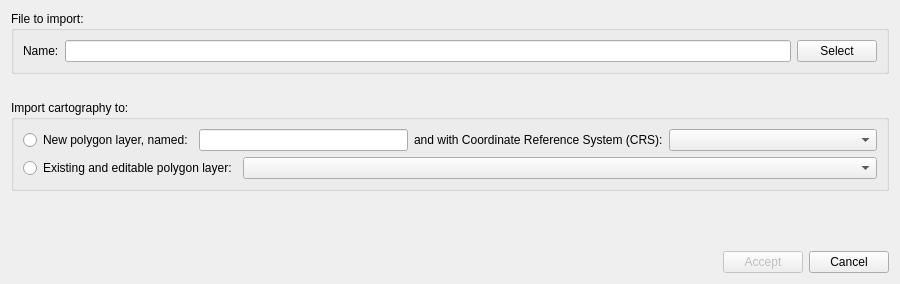
<?xml version="1.0" encoding="UTF-8"?>
<ui version="4.0">
 <class>ImportCartographyDialog</class>
 <widget class="QDialog" name="ImportCartographyDialog">
  <property name="windowModality">
   <enum>Qt::NonModal</enum>
  </property>
  <property name="geometry">
   <rect>
    <x>0</x>
    <y>0</y>
    <width>900</width>
    <height>284</height>
   </rect>
  </property>
  <property name="minimumSize">
   <size>
    <width>850</width>
    <height>284</height>
   </size>
  </property>
  <property name="maximumSize">
   <size>
    <width>16777215</width>
    <height>284</height>
   </size>
  </property>
  <property name="windowTitle">
   <string>Import cartography</string>
  </property>
  <property name="modal">
   <bool>false</bool>
  </property>
  <layout class="QVBoxLayout" name="verticalLayout">
   <item>
    <widget class="QGroupBox" name="groupBox_2">
     <property name="title">
      <string>File to import:</string>
     </property>
     <property name="flat">
      <bool>false</bool>
     </property>
     <layout class="QVBoxLayout" name="verticalLayout_3">
      <item>
       <layout class="QHBoxLayout" name="horizontalLayout_2">
        <item>
         <widget class="QLabel" name="label_file_name">
          <property name="text">
           <string>Name:</string>
          </property>
         </widget>
        </item>
        <item>
         <widget class="QLineEdit" name="lineEdit_file_name">
          <property name="toolTip">
           <string>You can select several files to import them at once</string>
          </property>
         </widget>
        </item>
        <item>
         <widget class="QPushButton" name="pushButton_select">
          <property name="text">
           <string>Select</string>
          </property>
          <property name="autoDefault">
           <bool>false</bool>
          </property>
         </widget>
        </item>
       </layout>
      </item>
      <item>
       <layout class="QHBoxLayout" name="horizontalLayout_6"/>
      </item>
     </layout>
    </widget>
   </item>
   <item>
    <spacer name="verticalSpacer">
     <property name="orientation">
      <enum>Qt::Vertical</enum>
     </property>
     <property name="sizeType">
      <enum>QSizePolicy::Fixed</enum>
     </property>
     <property name="sizeHint" stdset="0">
      <size>
       <width>20</width>
       <height>20</height>
      </size>
     </property>
    </spacer>
   </item>
   <item>
    <widget class="QGroupBox" name="groupBox">
     <property name="enabled">
      <bool>true</bool>
     </property>
     <property name="title">
      <string>Import cartography to:</string>
     </property>
     <layout class="QVBoxLayout" name="verticalLayout_2">
      <item>
       <layout class="QHBoxLayout" name="horizontalLayout_5">
        <item>
         <widget class="QRadioButton" name="radioButton_new_layer">
          <property name="sizePolicy">
           <sizepolicy hsizetype="Fixed" vsizetype="Fixed">
            <horstretch>0</horstretch>
            <verstretch>0</verstretch>
           </sizepolicy>
          </property>
          <property name="text">
           <string>New polygon layer, named:</string>
          </property>
          <property name="checked">
           <bool>false</bool>
          </property>
         </widget>
        </item>
        <item>
         <widget class="QLineEdit" name="lineEdit_new_layer">
          <property name="sizePolicy">
           <sizepolicy hsizetype="Minimum" vsizetype="Fixed">
            <horstretch>0</horstretch>
            <verstretch>0</verstretch>
           </sizepolicy>
          </property>
          <property name="toolTip">
           <string>If left blank, the plugin will use a sequential name</string>
          </property>
         </widget>
        </item>
        <item>
         <widget class="QLabel" name="label_crs">
          <property name="sizePolicy">
           <sizepolicy hsizetype="Fixed" vsizetype="Preferred">
            <horstretch>0</horstretch>
            <verstretch>0</verstretch>
           </sizepolicy>
          </property>
          <property name="text">
           <string>and with Coordinate Reference System (CRS):</string>
          </property>
         </widget>
        </item>
        <item>
         <widget class="QComboBox" name="comboBox_crs"/>
        </item>
       </layout>
      </item>
      <item>
       <layout class="QHBoxLayout" name="horizontalLayout">
        <item>
         <widget class="QRadioButton" name="radioButton_existing_layers">
          <property name="sizePolicy">
           <sizepolicy hsizetype="Fixed" vsizetype="Fixed">
            <horstretch>0</horstretch>
            <verstretch>0</verstretch>
           </sizepolicy>
          </property>
          <property name="text">
           <string>Existing and editable polygon layer:</string>
          </property>
         </widget>
        </item>
        <item>
         <widget class="QComboBox" name="comboBox_existing_layers">
          <property name="enabled">
           <bool>true</bool>
          </property>
          <property name="toolTip">
           <string>Only polygon editable layers are shown</string>
          </property>
         </widget>
        </item>
       </layout>
      </item>
     </layout>
    </widget>
   </item>
   <item>
    <spacer name="verticalSpacer_2">
     <property name="orientation">
      <enum>Qt::Vertical</enum>
     </property>
     <property name="sizeHint" stdset="0">
      <size>
       <width>20</width>
       <height>40</height>
      </size>
     </property>
    </spacer>
   </item>
   <item>
    <layout class="QHBoxLayout" name="horizontalLayout_3">
     <item>
      <spacer name="horizontalSpacer">
       <property name="orientation">
        <enum>Qt::Horizontal</enum>
       </property>
       <property name="sizeHint" stdset="0">
        <size>
         <width>40</width>
         <height>20</height>
        </size>
       </property>
      </spacer>
     </item>
     <item>
      <widget class="QPushButton" name="pushButton_accept">
       <property name="enabled">
        <bool>false</bool>
       </property>
       <property name="text">
        <string>Accept</string>
       </property>
      </widget>
     </item>
     <item>
      <widget class="QPushButton" name="pushButton_cancel">
       <property name="enabled">
        <bool>true</bool>
       </property>
       <property name="text">
        <string>Cancel</string>
       </property>
      </widget>
     </item>
    </layout>
   </item>
  </layout>
 </widget>
 <tabstops>
  <tabstop>lineEdit_file_name</tabstop>
  <tabstop>pushButton_select</tabstop>
  <tabstop>radioButton_new_layer</tabstop>
  <tabstop>lineEdit_new_layer</tabstop>
  <tabstop>comboBox_crs</tabstop>
  <tabstop>radioButton_existing_layers</tabstop>
  <tabstop>comboBox_existing_layers</tabstop>
  <tabstop>pushButton_accept</tabstop>
  <tabstop>pushButton_cancel</tabstop>
 </tabstops>
 <resources/>
 <connections>
  <connection>
   <sender>pushButton_accept</sender>
   <signal>clicked()</signal>
   <receiver>ImportCartographyDialog</receiver>
   <slot>accept()</slot>
   <hints>
    <hint type="sourcelabel">
     <x>539</x>
     <y>242</y>
    </hint>
    <hint type="destinationlabel">
     <x>187</x>
     <y>206</y>
    </hint>
   </hints>
  </connection>
  <connection>
   <sender>pushButton_cancel</sender>
   <signal>clicked()</signal>
   <receiver>ImportCartographyDialog</receiver>
   <slot>reject()</slot>
   <hints>
    <hint type="sourcelabel">
     <x>620</x>
     <y>242</y>
    </hint>
    <hint type="destinationlabel">
     <x>275</x>
     <y>219</y>
    </hint>
   </hints>
  </connection>
 </connections>
</ui>
